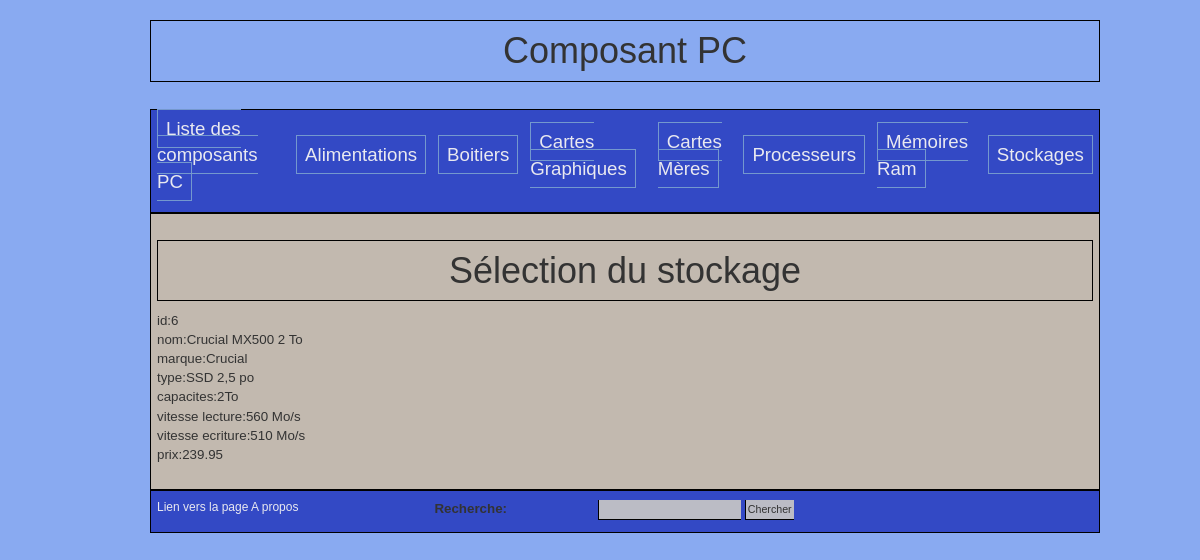
Before: /include/stockage/Stockage.php?action=select&id=6 with the older database file.
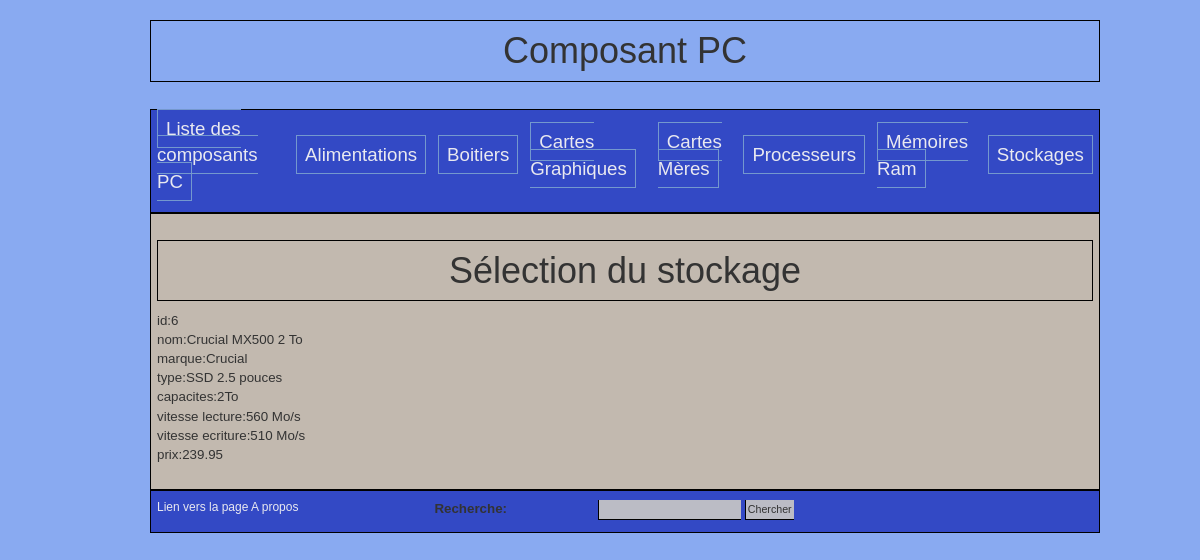
After: the same page with the newer database file.
### tables this page shows
CREATE TABLE STOCKAGE ( id INT NOT NULL PRIMARY KEY AUTO_INCREMENT,
nom VARCHAR(100) NOT NULL, marque VARCHAR(100) NOT NULL, type VARCHAR(20) NOT NULL, capacites VARCHAR(20) NOT NULL, vitesse_lecture VARCHAR(30) NOT NULL, 
vitesse_ecriture VARCHAR(30) NOT NULL, prix FLOAT(10,2) NOT NULL);

### include/stockage/Stockage.php (the view, shortened to what this page needs)
<?php
$root =$_SERVER['DOCUMENT_ROOT'];
include_once($root."/include/config/connection.php");
$action = key_exists('action', $_GET)? trim($_GET['action']): null;
switch ($action){
    case 'select':
        $id=$_GET["id"];
        $corps="<h1>Sélection du stockage</h1>" ;
        $connection =connecter();
        $requete="SELECT * FROM STOCKAGE where id=$id";
        $query  = $connection->query($requete);
        $query->setFetchMode(PDO::FETCH_OBJ);
        while( $enregistrement = $query->fetch() ){
            $corps .= "id:".$enregistrement->id."<br>nom:".$enregistrement->nom."<br>marque:".$enregistrement->marque."<br>";
            $corps.= "type:".$enregistrement->type."<br>capacites:".$enregistrement->capacites."<br>vitesse lecture:".$enregistrement->vitesse_lecture."<br>";
            $corps.= "vitesse ecriture:".$enregistrement->vitesse_ecriture."<br>prix:".$enregistrement->prix."<br>";
        }
        $zonePrincipale=$corps;
        $nomClasse = "Stockage";
        break;
}
include($root."/squelettes/squelette.php");
?>

### squelettes/squelette.php (shortened to what this page needs)
<!doctype html>
<html lang="fr">
<head>
  <link rel="stylesheet" href="https://maxcdn.bootstrapcdn.com/bootstrap/3.3.7/css/bootstrap.min.css">
  <link rel="stylesheet" href="/style/form.css"  type="text/css" >
</head>
<body>
  <h1>Composant PC</h1>
  <br>
  <table class="Menu">
  <tr class="Menu">
    <td class="Menutd"><p><a class="c2" href="/index.php?action=liste">Liste des composants PC</a><br></p></td>
    <td class="Menutd"><p><a class="c2" href="/include/alimentation/Alimentation.php?action=liste">Alimentations</a><br></p></td>
    <td class="Menutd"><p><a class="c2" href="/include/boitier/Boitier.php?action=liste">Boitiers</a><br></p></td>
    <td class="Menutd"><p><a class="c2" href="/include/carte_graphique/Carte_graphique.php?action=liste">Cartes Graphiques</a><br></p></td>
    <td class="Menutd"><p><a class="c2" href="/include/carte_mere/Carte_mere.php?action=liste">Cartes Mères</a><br></p></td>
    <td class="Menutd"><p><a class="c2" href="/include/processeur/Processeur.php?action=liste">Processeurs</a><br></p></td>
    <td class="Menutd"><p><a class="c2" href="/include/ram/Barrette_de_ram.php?action=liste">Mémoires Ram</a><br></p></td>
    <td class="Menutd"><p><a class="c2" href="/include/stockage/Stockage.php?action=liste">Stockages</a><br></p></td>
  </tr>
  </table>
  <table class="tabM">
  <tr>
    <td class="tdM"><?php  echo $zonePrincipale; ?><br>  </td>
  </tr>
  </table>
  <table class="Menu">
  <tr>
    <td class="aPropos"><p><a href="/include/config/apropos.php">Lien vers la page A propos</a><br></p></td>
    <td>
    <form method="get" action="<?php echo $nomClasse ?>.php?action=recherche">
      <label for="recherche">Recherche:</label>
      <input type="text" id="recherche" name="recherche" value="<?php echo $_GET['recherche'] ?? ''; ?>">
      <input type="submit" value="Chercher">
    </form>
    </td>
  </tr>
  </table>
</body>
</html>

### style/form.css (style rules this page uses)
label { display: inline-block; width: 160px; }
body { margin-left: 150px; margin-right: 100px; font-family: arial, helvetica; font-size: 9pt; background-color: #89aaf1; }
h1 { text-align: center; border: 1px solid black; padding: 10px; }
a.c2 { border: 1px solid rgb(116, 152, 206); padding: 8px; }
input { border-top: 0px; border-right: 0px; border-bottom: 1px solid black; border-left: 1px solid black; font-family: arial, helvetica; font-size: 8pt; padding: 2px; background-color: #bbbcc5; }
table { border: 1px solid black; background-color: #c2b9af; width: 75%; }
td { border-bottom: 1px solid black; font-family: arial, helvetica, sans-serif; font-size: 10pt; padding: 6px; }
.tdM { width: 80%; }
.Menutd { padding: 6px; }
.Menutd>p>a { color: rgb(233, 233, 240); font-size: 14pt; }
.Menu { background-color: rgb(51, 73, 197); width: 100%; }
.aPropos { background-color: rgb(51, 73, 197); height: 30px; }
.aPropos>p>a { color: rgb(233, 233, 240); font-size: 9pt; }
.tabM { width: 100%; }

Changed rows visible on the page:
changed stockage "Crucial MX500 2 To": type "SSD 2,5 po" → "SSD 2.5 pouces"
